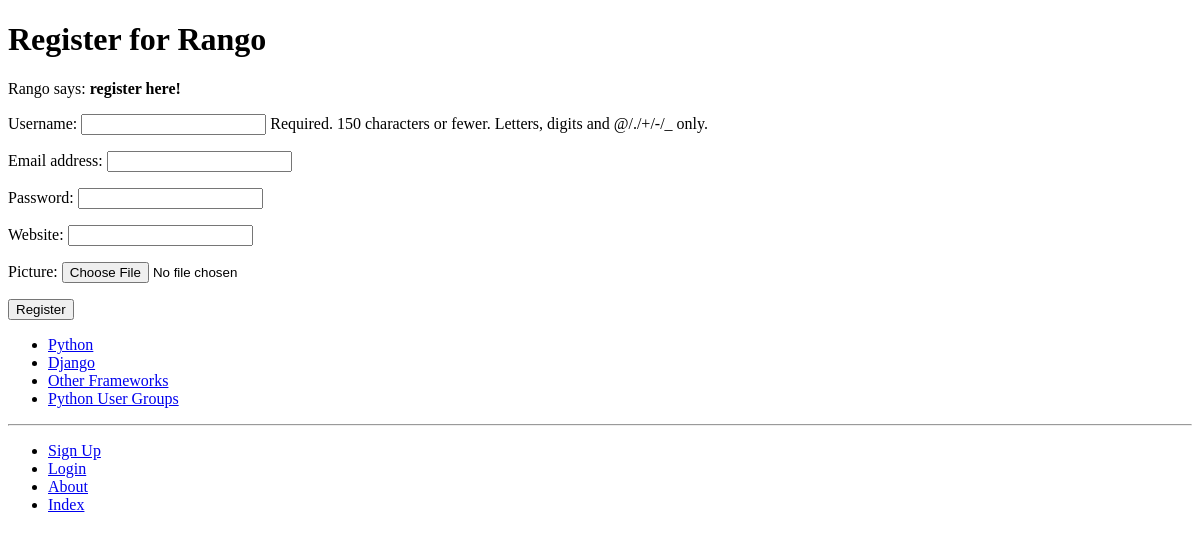
The app's page /rango/register/, older data.
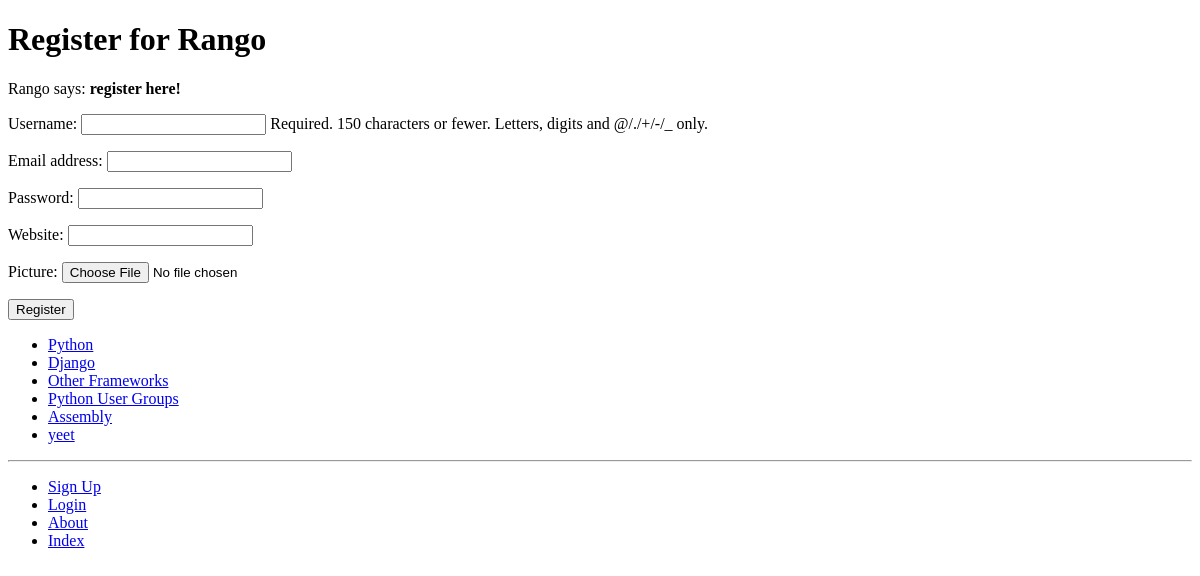
The same page, newer data.
### rango/models.py (models this page shows, shortened)
class Category(models.Model):
    name = models.CharField(max_length = 128, unique = True)
    views = models.IntegerField(default = 0)
    likes = models.IntegerField(default = 0)
    slug = models.SlugField(unique = True)
    class Meta:
        verbose_name_plural = "Categories"

### rango/views.py (the view)
# urls.py: path('register/', views.register, name = 'register'),
def register(request):
    registered = False
    if request.method == "POST":
        user_form = UserForm(request.POST)
        profile_form = UserProfileForm(request.POST)
        if user_form.is_valid() and profile_form.is_valid():
            user = user_form.save()
            user.set_password(user.password)
            user.save()
            profile = profile_form.save(commit = False)
            profile.user = user
            if "picture" in request.FILES:
                profile.picture = request.FILES["picture"]
            profile.save()
            registered = True
        else:
            print(user_form.errors, profile_form.errors)
    else:
        user_form = UserForm()
        profile_form = UserProfileForm()
    return render(request, "rango/register.html",
                    context = {"user_form" : user_form,
                                "profile_form" : profile_form,
                                "registered"  : registered})

### rango/forms.py
class UserForm(forms.ModelForm):
    password = forms.CharField(widget = forms.PasswordInput())
    class Meta:
        model = User
        fields = ("username", "email", "password",)

class UserProfileForm(forms.ModelForm):
    class Meta:
        model = UserProfile
        fields = ("website", "picture",)

### rango/templatetags/rango_template_tags.py (called while the page is built)
@register.inclusion_tag("rango/categories.html")
def get_category_list(current_category = None):
    return {"categories": Category.objects.all(),
            "current_category" : current_category}

### templates/rango/register.html (shortened to what this page needs)
{% extends 'rango/base.html' %}
{% load staticfiles %}
{% block body_block %}
    <h1>Register for Rango</h1>
{% if registered %}
Rango says: <strong>thank you for registering!</strong>
<a href="{% url 'rango:index' %}">Return to the homepage.</a><br />
{% else %}
Rango says: <strong>register here!</strong><br />
<form id="user_form" method="post" action="{% url 'rango:register' %}" enctype="multipart/form-data">
    {{ user_form.as_p }}
    {{ profile_form.as_p }}
    <input type="submit" name="submit" value="Register" />
</form>
{% endif %}
{% endblock %}

### templates/rango/categories.html
<ul>
{% if categories %}
{% for c in categories %}
    {% if c == current_category %}
    <li>
        <strong>
            <a href="{% url 'rango:show_category' c.slug %}">{{ c.name }}</a>
        </strong>
    </li>
    {% else %}
    <li>
        <a href="{% url 'rango:show_category' c.slug %}">{{ c.name }}</a>
    </li>
    {% endif %}
    {% endfor %}
{% else %}
    <li>
        <strong>There are no categories present.</strong>
    </li>
{% endif %}
</ul>

Row changes from the older to the newer data that the page shows:
added Category: name "Assembly"
added Category: name "yeet"
